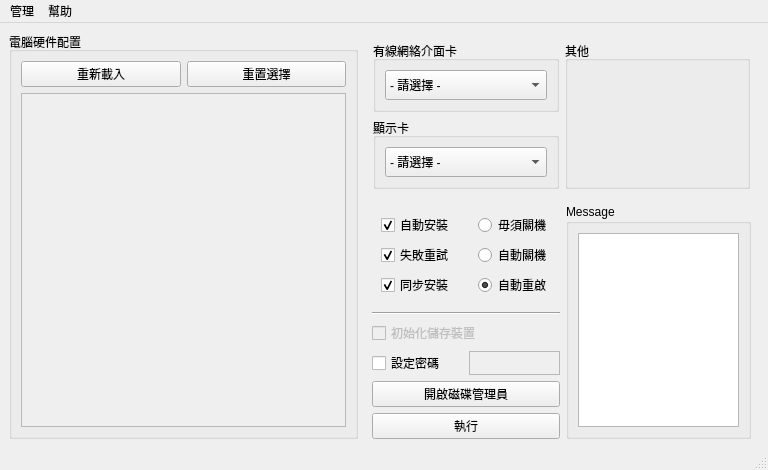
<?xml version="1.0" encoding="UTF-8"?>
<ui version="4.0">
 <class>MainWindow</class>
 <widget class="QMainWindow" name="MainWindow">
  <property name="enabled">
   <bool>true</bool>
  </property>
  <property name="geometry">
   <rect>
    <x>0</x>
    <y>0</y>
    <width>768</width>
    <height>464</height>
   </rect>
  </property>
  <property name="sizePolicy">
   <sizepolicy hsizetype="Preferred" vsizetype="Preferred">
    <horstretch>0</horstretch>
    <verstretch>0</verstretch>
   </sizepolicy>
  </property>
  <property name="minimumSize">
   <size>
    <width>0</width>
    <height>0</height>
   </size>
  </property>
  <property name="windowTitle">
   <string>OneClick Driver Installer</string>
  </property>
  <property name="styleSheet">
   <string notr="true">font: 10pt &quot;Microsoft JhengHei&quot;;</string>
  </property>
  <widget class="QWidget" name="centralwidget">
   <layout class="QGridLayout" name="gridLayout">
    <item row="0" column="3">
     <layout class="QHBoxLayout" name="horizontalLayout_4">
      <property name="leftMargin">
       <number>0</number>
      </property>
      <property name="rightMargin">
       <number>0</number>
      </property>
      <item>
       <layout class="QVBoxLayout" name="right_vbox">
        <property name="spacing">
         <number>6</number>
        </property>
        <property name="sizeConstraint">
         <enum>QLayout::SetDefaultConstraint</enum>
        </property>
        <property name="leftMargin">
         <number>0</number>
        </property>
        <property name="rightMargin">
         <number>0</number>
        </property>
        <item>
         <widget class="QGroupBox" name="hwinfo_group_box">
          <property name="sizePolicy">
           <sizepolicy hsizetype="MinimumExpanding" vsizetype="MinimumExpanding">
            <horstretch>0</horstretch>
            <verstretch>0</verstretch>
           </sizepolicy>
          </property>
          <property name="minimumSize">
           <size>
            <width>335</width>
            <height>350</height>
           </size>
          </property>
          <property name="maximumSize">
           <size>
            <width>16777215</width>
            <height>16777215</height>
           </size>
          </property>
          <property name="title">
           <string>電腦硬件配置</string>
          </property>
          <layout class="QGridLayout" name="gridLayout_3">
           <item row="2" column="0">
            <layout class="QHBoxLayout" name="horizontalLayout_3">
             <property name="bottomMargin">
              <number>0</number>
             </property>
             <item>
              <widget class="QPushButton" name="hwInfo_refresh_btn">
               <property name="sizePolicy">
                <sizepolicy hsizetype="Minimum" vsizetype="Fixed">
                 <horstretch>0</horstretch>
                 <verstretch>0</verstretch>
                </sizepolicy>
               </property>
               <property name="statusTip">
                <string>重新載入本機硬件配置</string>
               </property>
               <property name="text">
                <string>重新載入</string>
               </property>
              </widget>
             </item>
             <item>
              <widget class="QPushButton" name="dri_opt_reset_btn">
               <property name="text">
                <string>重置選擇</string>
               </property>
              </widget>
             </item>
            </layout>
           </item>
           <item row="3" column="0">
            <widget class="QScrollArea" name="hwinfo_scroll_area">
             <property name="widgetResizable">
              <bool>true</bool>
             </property>
             <widget class="QWidget" name="hwinfo_scroll_area_content">
              <property name="geometry">
               <rect>
                <x>0</x>
                <y>0</y>
                <width>313</width>
                <height>325</height>
               </rect>
              </property>
              <layout class="QVBoxLayout" name="verticalLayout_12">
               <item>
                <layout class="QVBoxLayout" name="hwinfo_vbox"/>
               </item>
              </layout>
             </widget>
            </widget>
           </item>
          </layout>
         </widget>
        </item>
       </layout>
      </item>
      <item>
       <layout class="QVBoxLayout" name="left_vbox">
        <property name="leftMargin">
         <number>0</number>
        </property>
        <item>
         <widget class="QWidget" name="ur_hbox" native="true">
          <property name="sizePolicy">
           <sizepolicy hsizetype="Preferred" vsizetype="Fixed">
            <horstretch>0</horstretch>
            <verstretch>0</verstretch>
           </sizepolicy>
          </property>
          <property name="statusTip">
           <string>選擇需要安裝的軀動程式</string>
          </property>
          <property name="autoFillBackground">
           <bool>false</bool>
          </property>
          <layout class="QHBoxLayout" name="horizontalLayout">
           <property name="sizeConstraint">
            <enum>QLayout::SetDefaultConstraint</enum>
           </property>
           <item>
            <layout class="QVBoxLayout" name="dri_dropdown_vbox">
             <property name="sizeConstraint">
              <enum>QLayout::SetDefaultConstraint</enum>
             </property>
             <item>
              <widget class="QGroupBox" name="lan_dri_group_box">
               <property name="sizePolicy">
                <sizepolicy hsizetype="Minimum" vsizetype="Preferred">
                 <horstretch>0</horstretch>
                 <verstretch>0</verstretch>
                </sizepolicy>
               </property>
               <property name="minimumSize">
                <size>
                 <width>125</width>
                 <height>0</height>
                </size>
               </property>
               <property name="maximumSize">
                <size>
                 <width>250</width>
                 <height>16777215</height>
                </size>
               </property>
               <property name="title">
                <string>有線網絡介面卡</string>
               </property>
               <layout class="QVBoxLayout" name="verticalLayout_6">
                <item>
                 <widget class="QComboBox" name="lan_driver_dropdown">
                  <property name="sizePolicy">
                   <sizepolicy hsizetype="MinimumExpanding" vsizetype="Fixed">
                    <horstretch>0</horstretch>
                    <verstretch>0</verstretch>
                   </sizepolicy>
                  </property>
                  <property name="minimumSize">
                   <size>
                    <width>0</width>
                    <height>30</height>
                   </size>
                  </property>
                  <property name="maximumSize">
                   <size>
                    <width>16777215</width>
                    <height>16777215</height>
                   </size>
                  </property>
                  <item>
                   <property name="text">
                    <string>- 請選擇 -</string>
                   </property>
                  </item>
                 </widget>
                </item>
               </layout>
              </widget>
             </item>
             <item>
              <widget class="QGroupBox" name="display_dri_group_box">
               <property name="sizePolicy">
                <sizepolicy hsizetype="Minimum" vsizetype="Preferred">
                 <horstretch>0</horstretch>
                 <verstretch>0</verstretch>
                </sizepolicy>
               </property>
               <property name="minimumSize">
                <size>
                 <width>125</width>
                 <height>0</height>
                </size>
               </property>
               <property name="maximumSize">
                <size>
                 <width>250</width>
                 <height>16777215</height>
                </size>
               </property>
               <property name="title">
                <string>顯示卡</string>
               </property>
               <layout class="QVBoxLayout" name="verticalLayout_7">
                <item>
                 <widget class="QComboBox" name="display_dri_dropdown">
                  <property name="sizePolicy">
                   <sizepolicy hsizetype="Preferred" vsizetype="Fixed">
                    <horstretch>0</horstretch>
                    <verstretch>0</verstretch>
                   </sizepolicy>
                  </property>
                  <property name="minimumSize">
                   <size>
                    <width>0</width>
                    <height>30</height>
                   </size>
                  </property>
                  <property name="maximumSize">
                   <size>
                    <width>16777215</width>
                    <height>16777215</height>
                   </size>
                  </property>
                  <item>
                   <property name="text">
                    <string>- 請選擇 -</string>
                   </property>
                  </item>
                 </widget>
                </item>
               </layout>
              </widget>
             </item>
            </layout>
           </item>
           <item>
            <layout class="QVBoxLayout" name="dri_checkbox_vbox">
             <item>
              <widget class="QGroupBox" name="misc_dri_group_box">
               <property name="sizePolicy">
                <sizepolicy hsizetype="MinimumExpanding" vsizetype="Preferred">
                 <horstretch>0</horstretch>
                 <verstretch>0</verstretch>
                </sizepolicy>
               </property>
               <property name="minimumSize">
                <size>
                 <width>125</width>
                 <height>0</height>
                </size>
               </property>
               <property name="title">
                <string>其他</string>
               </property>
               <layout class="QVBoxLayout" name="verticalLayout_9">
                <item>
                 <layout class="QVBoxLayout" name="misc_dri_vbox"/>
                </item>
               </layout>
              </widget>
             </item>
            </layout>
           </item>
          </layout>
         </widget>
        </item>
        <item>
         <layout class="QHBoxLayout" name="lr_hbox" stretch="0,0">
          <property name="leftMargin">
           <number>8</number>
          </property>
          <property name="rightMargin">
           <number>8</number>
          </property>
          <item>
           <layout class="QVBoxLayout" name="install_option_vboc">
            <item>
             <layout class="QGridLayout" name="exec_options_gridbox">
              <property name="sizeConstraint">
               <enum>QLayout::SetFixedSize</enum>
              </property>
              <property name="bottomMargin">
               <number>0</number>
              </property>
              <item row="0" column="0">
               <widget class="QWidget" name="install_mode_options" native="true">
                <property name="sizePolicy">
                 <sizepolicy hsizetype="Preferred" vsizetype="Preferred">
                  <horstretch>0</horstretch>
                  <verstretch>0</verstretch>
                 </sizepolicy>
                </property>
                <layout class="QVBoxLayout" name="verticalLayout_2">
                 <item>
                  <widget class="QCheckBox" name="at_install_cb">
                   <property name="statusTip">
                    <string>自動安裝所有軀動</string>
                   </property>
                   <property name="text">
                    <string>自動安裝</string>
                   </property>
                   <property name="checked">
                    <bool>true</bool>
                   </property>
                  </widget>
                 </item>
                 <item>
                  <widget class="QCheckBox" name="at_retry_cb">
                   <property name="statusTip">
                    <string>如有軀動程式以自動模式安裝失敗，將以手動模式重試</string>
                   </property>
                   <property name="text">
                    <string>失敗重試</string>
                   </property>
                   <property name="checkable">
                    <bool>true</bool>
                   </property>
                   <property name="checked">
                    <bool>true</bool>
                   </property>
                   <property name="autoRepeat">
                    <bool>false</bool>
                   </property>
                   <property name="autoExclusive">
                    <bool>false</bool>
                   </property>
                  </widget>
                 </item>
                 <item>
                  <widget class="QCheckBox" name="async_install_cb">
                   <property name="statusTip">
                    <string>同步安裝所有軀動，有機會導致安裝失敗</string>
                   </property>
                   <property name="text">
                    <string>同步安裝</string>
                   </property>
                   <property name="checked">
                    <bool>true</bool>
                   </property>
                  </widget>
                 </item>
                </layout>
               </widget>
              </item>
              <item row="0" column="1">
               <widget class="QWidget" name="halt_options" native="true">
                <layout class="QVBoxLayout" name="verticalLayout">
                 <item>
                  <widget class="QRadioButton" name="at_nothing_rb">
                   <property name="statusTip">
                    <string>成功安裝所有軀動後不執行任何動作</string>
                   </property>
                   <property name="whatsThis">
                    <string/>
                   </property>
                   <property name="text">
                    <string>毋須關機</string>
                   </property>
                  </widget>
                 </item>
                 <item>
                  <widget class="QRadioButton" name="at_halt_rb">
                   <property name="statusTip">
                    <string>成功安裝所有軀動後自動關機</string>
                   </property>
                   <property name="text">
                    <string>自動關機</string>
                   </property>
                   <property name="checked">
                    <bool>false</bool>
                   </property>
                   <property name="autoExclusive">
                    <bool>true</bool>
                   </property>
                  </widget>
                 </item>
                 <item>
                  <widget class="QRadioButton" name="at_reboot_rb">
                   <property name="statusTip">
                    <string>成功安裝所有軀動後自動重新開機</string>
                   </property>
                   <property name="text">
                    <string>自動重啟</string>
                   </property>
                   <property name="checked">
                    <bool>true</bool>
                   </property>
                   <property name="autoExclusive">
                    <bool>true</bool>
                   </property>
                  </widget>
                 </item>
                </layout>
               </widget>
              </item>
             </layout>
            </item>
            <item>
             <widget class="Line" name="line">
              <property name="orientation">
               <enum>Qt::Horizontal</enum>
              </property>
             </widget>
            </item>
            <item>
             <layout class="QGridLayout" name="additional_tasks">
              <property name="sizeConstraint">
               <enum>QLayout::SetDefaultConstraint</enum>
              </property>
              <property name="bottomMargin">
               <number>0</number>
              </property>
              <item row="1" column="0">
               <widget class="QCheckBox" name="set_passwd_cb">
                <property name="sizePolicy">
                 <sizepolicy hsizetype="Minimum" vsizetype="Fixed">
                  <horstretch>0</horstretch>
                  <verstretch>0</verstretch>
                 </sizepolicy>
                </property>
                <property name="statusTip">
                 <string>為現時登入的帳戶更改密碼</string>
                </property>
                <property name="text">
                 <string>設定密碼</string>
                </property>
                <property name="checked">
                 <bool>false</bool>
                </property>
               </widget>
              </item>
              <item row="1" column="1">
               <widget class="QPlainTextEdit" name="set_passwd_txt">
                <property name="enabled">
                 <bool>false</bool>
                </property>
                <property name="sizePolicy">
                 <sizepolicy hsizetype="Minimum" vsizetype="Fixed">
                  <horstretch>0</horstretch>
                  <verstretch>0</verstretch>
                 </sizepolicy>
                </property>
                <property name="maximumSize">
                 <size>
                  <width>100</width>
                  <height>24</height>
                 </size>
                </property>
                <property name="verticalScrollBarPolicy">
                 <enum>Qt::ScrollBarAlwaysOff</enum>
                </property>
                <property name="horizontalScrollBarPolicy">
                 <enum>Qt::ScrollBarAlwaysOff</enum>
                </property>
                <property name="sizeAdjustPolicy">
                 <enum>QAbstractScrollArea::AdjustToContents</enum>
                </property>
                <property name="lineWrapMode">
                 <enum>QPlainTextEdit::NoWrap</enum>
                </property>
                <property name="plainText">
                 <string notr="true"/>
                </property>
               </widget>
              </item>
              <item row="0" column="0" colspan="2">
               <widget class="QCheckBox" name="at_init_disks_cb">
                <property name="enabled">
                 <bool>false</bool>
                </property>
                <property name="text">
                 <string>初始化儲存裝置</string>
                </property>
               </widget>
              </item>
             </layout>
            </item>
            <item>
             <layout class="QVBoxLayout" name="exec_actions">
              <property name="bottomMargin">
               <number>0</number>
              </property>
              <item>
               <widget class="QPushButton" name="disk_mgt_btn">
                <property name="text">
                 <string>開啟磁碟管理員</string>
                </property>
               </widget>
              </item>
              <item>
               <widget class="QPushButton" name="install_btn">
                <property name="toolTip">
                 <string>&lt;html&gt;&lt;head/&gt;&lt;body&gt;&lt;p&gt;&lt;br/&gt;&lt;/p&gt;&lt;/body&gt;&lt;/html&gt;</string>
                </property>
                <property name="text">
                 <string>執行</string>
                </property>
               </widget>
              </item>
             </layout>
            </item>
           </layout>
          </item>
          <item>
           <widget class="QGroupBox" name="prog_msg_group_box">
            <property name="sizePolicy">
             <sizepolicy hsizetype="MinimumExpanding" vsizetype="Preferred">
              <horstretch>0</horstretch>
              <verstretch>0</verstretch>
             </sizepolicy>
            </property>
            <property name="minimumSize">
             <size>
              <width>185</width>
              <height>0</height>
             </size>
            </property>
            <property name="statusTip">
             <string/>
            </property>
            <property name="title">
             <string>Message</string>
            </property>
            <layout class="QVBoxLayout" name="verticalLayout_13">
             <item>
              <widget class="QListWidget" name="prog_msg_box">
               <property name="sizePolicy">
                <sizepolicy hsizetype="Preferred" vsizetype="Preferred">
                 <horstretch>0</horstretch>
                 <verstretch>0</verstretch>
                </sizepolicy>
               </property>
               <property name="focusPolicy">
                <enum>Qt::NoFocus</enum>
               </property>
               <property name="sizeAdjustPolicy">
                <enum>QAbstractScrollArea::AdjustToContents</enum>
               </property>
               <property name="editTriggers">
                <set>QAbstractItemView::NoEditTriggers</set>
               </property>
               <property name="showDropIndicator" stdset="0">
                <bool>false</bool>
               </property>
               <property name="selectionMode">
                <enum>QAbstractItemView::NoSelection</enum>
               </property>
               <property name="isWrapping" stdset="0">
                <bool>false</bool>
               </property>
               <property name="wordWrap">
                <bool>true</bool>
               </property>
              </widget>
             </item>
            </layout>
           </widget>
          </item>
         </layout>
        </item>
       </layout>
      </item>
     </layout>
    </item>
   </layout>
  </widget>
  <widget class="QMenuBar" name="menubar">
   <property name="geometry">
    <rect>
     <x>0</x>
     <y>0</y>
     <width>768</width>
     <height>23</height>
    </rect>
   </property>
   <widget class="QMenu" name="menu">
    <property name="title">
     <string>管理</string>
    </property>
    <addaction name="edit_driver_action"/>
   </widget>
   <widget class="QMenu" name="menu_2">
    <property name="title">
     <string>幫助</string>
    </property>
   </widget>
   <addaction name="menu"/>
   <addaction name="menu_2"/>
  </widget>
  <widget class="QStatusBar" name="statusbar"/>
  <action name="edit_driver_action">
   <property name="text">
    <string>編輯軀動程式</string>
   </property>
  </action>
 </widget>
 <resources/>
 <connections/>
</ui>
